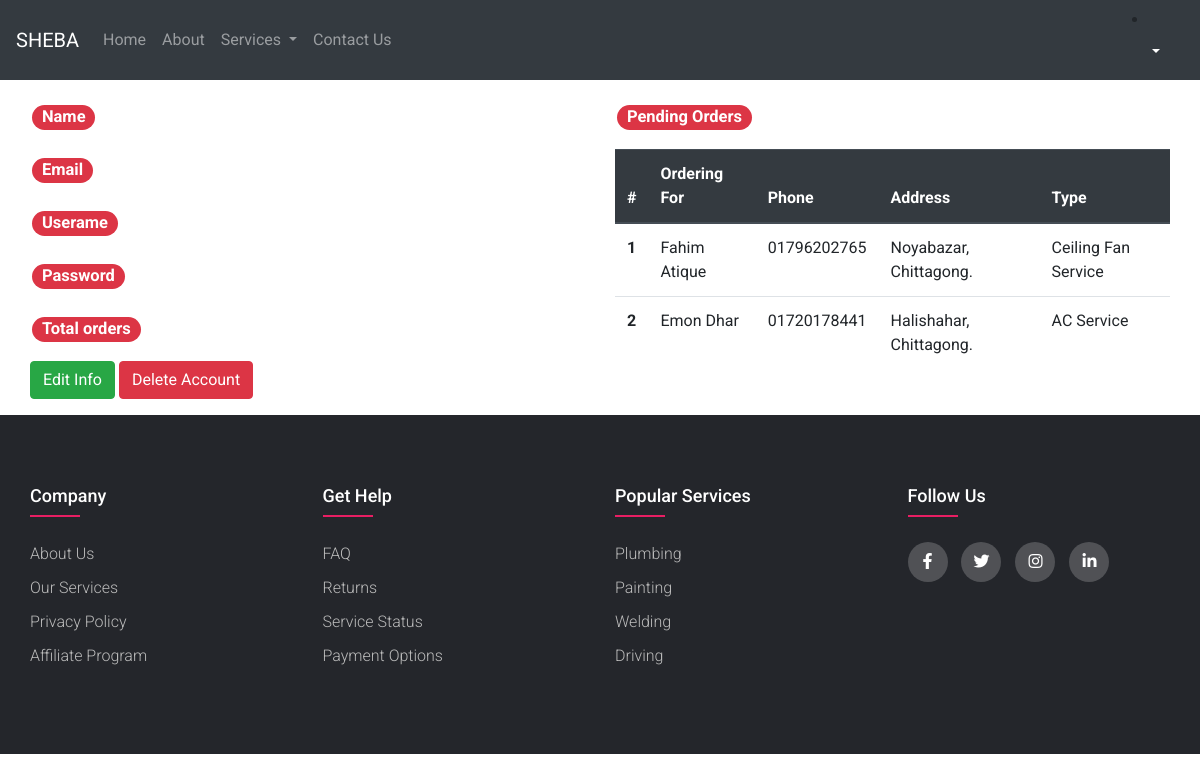
The page /Sheba/profile.php (signed in) on the database its author committed.
### tables this page shows
CREATE TABLE `ceil` (
  `id` bigint(20) NOT NULL,
  `name` varchar(100) NOT NULL,
  `phone` varchar(100) NOT NULL,
  `address` varchar(100) NOT NULL,
  `type` varchar(100) NOT NULL,
  `orderuser` bigint(20) NOT NULL
);

CREATE TABLE `ac` (
  `id` bigint(20) NOT NULL,
  `name` varchar(100) NOT NULL,
  `phone` varchar(100) NOT NULL,
  `address` varchar(100) NOT NULL,
  `type` varchar(100) NOT NULL,
  `orderuser` bigint(20) NOT NULL
);

### Sheba/profile.php (the view, shortened to what this page needs)
<?php
include ("connection.php");
?>
<!doctype html>
<html lang="en">
<head>
    <link rel="stylesheet" href="https://cdn.jsdelivr.net/npm/bootstrap@4.4.1/dist/css/bootstrap.min.css">
    <link rel="stylesheet" href="aboutus.css">
    <link rel="stylesheet" href="footer.css">
    <link rel="stylesheet" type="text/css" href="https://cdnjs.cloudflare.com/ajax/libs/font-awesome/5.15.1/css/all.min.css">
</head>
<body>
<nav class="navbar navbar-expand-lg navbar-dark bg-dark">
    <a class="navbar-brand" href="index.php">SHEBA</a>
    <div class="collapse navbar-collapse" id="navbarSupportedContent">
        <ul class="navbar-nav mr-auto">
            <li class="nav-item">
                <a class="nav-link" href="index.php">Home <span class="sr-only">(current)</span></a>
            </li>
            <li class="nav-item">
                <a class="nav-link" href="about.php">About</a>
            </li>
            <li class="nav-item dropdown">
                <a class="nav-link dropdown-toggle" href="allservice.php" id="navbarDropdown" role="button" data-toggle="dropdown" aria-haspopup="true" aria-expanded="false">
                    Services
                </a>
            </li>
            <li class="nav-item">
                <a class="nav-link" href="contact.php">Contact Us</a>
            </li>
        </ul>
        <div class="mx-2">
            <?php
            if(isset($_SESSION['user_id'])) {
                ?>
                <li class="nav-item dropdown">
                    <a class="nav-link dropdown-toggle" style="color: white" href="profile.php" id="navbarDropdown" role="button" data-toggle="dropdown" aria-haspopup="true" aria-expanded="false">
                    </a>
                </li>
                <?php
            } else {
                ?> <button class="btn btn-danger" data-toggle="modal" data-target="#loginModal">Login</button>
                <button class="btn btn-danger" data-toggle="modal" data-target="#signupModal">Sign Up</button> <?php
            }
            ?>
        </div>
    </div>
</nav>
<div class="container" >
    <div class="row">
        <div class="col-md-6">
            <p class="one"><span class="badge badge-pill badge-danger">Name</span></a></p>
            <p class="one"><span class="badge badge-pill badge-danger">Email</span></a></p>
            <p class="one"><span class="badge badge-pill badge-danger">Userame</span></a></p>
            <p class="one"><span class="badge badge-pill badge-danger">Password</span></a></p>
            <p class="one"><span class="badge badge-pill badge-danger">Total orders</span></a></p>
            <button class="btn btn-success" data-toggle="modal" data-target="#editinfo">Edit Info</button>
            <button class="btn btn-danger"><a href="delete_account.php" style="color: white;" onclick="return confirm('Are you sure you want to delete the account?')"
                >Delete Account</a> </button>
         </div>
        <div class="col-md-6">
            <p class="one"><span class="badge badge-pill badge-danger">Pending Orders</span></a></p>
            <table class="table">
                <thead class="thead-dark">
                <tr>
                    <th scope="col">#</th>
                    <th scope="col">Ordering For</th>
                    <th scope="col">Phone</th>
                    <th scope="col">Address</th>
                    <th scope="col">Type</th>
                </tr>
                </thead>
                <tbody>
                <?php
                $count = 1;
                $user_id = $_SESSION['user_id'];
                    ?>
                    <?php
                $query = "SELECT * FROM `ceil` WHERE `orderuser` =  $user_id";
                $result = mysqli_query($con, $query);
                while ($info = mysqli_fetch_array ($result) ) {
                    ?>
                    <tr>
                        <th scope="row"> <?php echo $count?></th>
                        <td> <?php echo $info['name'] ?> </td>
                        <td> <?php echo $info['phone'] ?> </td>
                        <td> <?php echo $info['address'] ?> </td>
                        <td> Ceiling Fan Service </td>
                    </tr>
                    <?php
                    $count++;
                }
                $query = "SELECT * FROM `ac` WHERE `orderuser` =  $user_id";
                $result = mysqli_query($con, $query);
                while ($info = mysqli_fetch_array ($result) ) {
                    ?>
                    <tr>
                        <th scope="row"> <?php echo $count?></th>
                        <td> <?php echo $info['name'] ?> </td>
                        <td> <?php echo $info['phone'] ?> </td>
                        <td> <?php echo $info['address'] ?> </td>
                        <td> AC Service </td>
                    </tr>
                    <?php
                    $count++;
                }
                    ?>
                </tbody>
            </table>
        </div>
    </div>
</div>
<footer class="footer">
    <div class="container">
        <div class="row">
            <div class="footer-col">
                <h4>company</h4>
                <ul>
                    <li><a href="#">about us</a></li>
                    <li><a href="#">our services</a></li>
                    <li><a href="#">privacy policy</a></li>
                    <li><a href="#">affiliate program</a></li>
                </ul>
            </div>
            <div class="footer-col">
                <h4>get help</h4>
                <ul>
                    <li><a href="#">FAQ</a></li>
                    <li><a href="#">returns</a></li>
                    <li><a href="#">service status</a></li>
                    <li><a href="#">payment options</a></li>
                </ul>
            </div>
            <div class="footer-col">
                <h4>popular services</h4>
                <ul>
                    <li><a href="#">plumbing</a></li>
                    <li><a href="#">painting</a></li>
                    <li><a href="#">welding</a></li>
                    <li><a href="#">driving</a></li>
                </ul>
            </div>
            <div class="footer-col">
                <h4>follow us</h4>
                <div class="social-links">
                    <a href="#"><i class="fab fa-facebook-f"></i></a>
                    <a href="#"><i class="fab fa-twitter"></i></a>
                    <a href="#"><i class="fab fa-instagram"></i></a>
                    <a href="#"><i class="fab fa-linkedin-in"></i></a>
                </div>
            </div>
        </div>
    </div>
</footer>
</body>
</html>

### Sheba/aboutus.css (style rules this page uses)
* { padding: 0; margin: 0; box-sizing: border-box; font-family: 'Roboto', sans-serif; }

### Sheba/footer.css (style rules this page uses)
body { line-height: 1.5; font-family: sans-serif; }
* { margin:0; padding:0; box-sizing: border-box; }
.container { max-width: 1170px; margin:auto; }
.row { display: flex; flex-wrap: wrap; }
ul { list-style: none; }
.footer { background-color: #24262b; padding: 70px 0; }
.footer-col { width: 25%; padding: 0 15px; }
.footer-col h4 { font-size: 18px; color: #ffffff; text-transform: capitalize; margin-bottom: 35px; font-weight: 500; position: relative; }
.footer-col h4::before { content: ''; position: absolute; left:0; bottom: -10px; background-color: #e91e63; height: 2px; box-sizing: border-box; width: 50px; }
.footer-col ul li:not(:last-child) { margin-bottom: 10px; }
.footer-col ul li a { font-size: 16px; text-transform: capitalize; color: #ffffff; text-decoration: none; font-weight: 300; color: #bbbbbb; display: block; transition: all 0.3s ease; }
.footer-col .social-links a { display: inline-block; height: 40px; width: 40px; background-color: rgba(255,255,255,0.2); margin:0 10px 10px 0; text-align: center; line-height: 40px; border-radius: 50%; color: #ffffff; transition: all 0.5s ease; }

### Sheba/profile.php (style rules this page uses)
.one { font-weight: bold; color: black; font-size: 22px; padding: 2px }

### rows shown on the page
ceil: name "Fahim Atique", phone "01796202765", address "Noyabazar, Chittagong."
ac: name "Emon Dhar", phone "01720178441", address "Halishahar, Chittagong."
